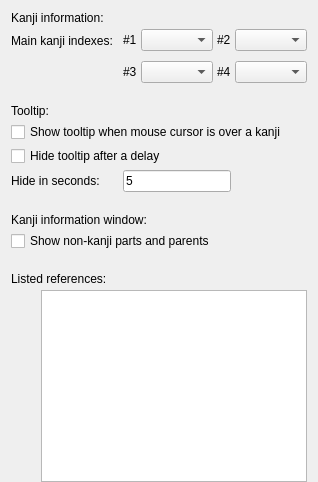
            <widget class="QWidget" name="kanjiInfoPage">
             <property name="sizePolicy">
              <sizepolicy hsizetype="Expanding" vsizetype="Expanding">
               <horstretch>0</horstretch>
               <verstretch>0</verstretch>
              </sizepolicy>
             </property>
             <layout class="QVBoxLayout" name="verticalLayout_7">
              <property name="spacing">
               <number>4</number>
              </property>
              <property name="bottomMargin">
               <number>0</number>
              </property>
              <item>
               <layout class="QFormLayout" name="formLayout_3">
                <property name="horizontalSpacing">
                 <number>10</number>
                </property>
                <property name="verticalSpacing">
                 <number>4</number>
                </property>
                <item row="1" column="0">
                 <widget class="QLabel" name="label_33">
                  <property name="text">
                   <string>Main kanji indexes:</string>
                  </property>
                 </widget>
                </item>
                <item row="1" column="1">
                 <layout class="QGridLayout" name="gridLayout_3">
                  <property name="horizontalSpacing">
                   <number>4</number>
                  </property>
                  <property name="verticalSpacing">
                   <number>10</number>
                  </property>
                  <item row="1" column="1">
                   <layout class="QHBoxLayout" name="horizontalLayout_16">
                    <property name="spacing">
                     <number>4</number>
                    </property>
                    <item>
                     <widget class="QLabel" name="label_104">
                      <property name="sizePolicy">
                       <sizepolicy hsizetype="Fixed" vsizetype="Preferred">
                        <horstretch>0</horstretch>
                        <verstretch>0</verstretch>
                       </sizepolicy>
                      </property>
                      <property name="text">
                       <string>#4</string>
                      </property>
                     </widget>
                    </item>
                    <item>
                     <widget class="QComboBox" name="kanjiRef4CBox">
                      <property name="sizePolicy">
                       <sizepolicy hsizetype="Fixed" vsizetype="Fixed">
                        <horstretch>0</horstretch>
                        <verstretch>0</verstretch>
                       </sizepolicy>
                      </property>
                     </widget>
                    </item>
                   </layout>
                  </item>
                  <item row="0" column="0">
                   <layout class="QHBoxLayout" name="horizontalLayout_9">
                    <property name="spacing">
                     <number>4</number>
                    </property>
                    <item>
                     <widget class="QLabel" name="label_23">
                      <property name="sizePolicy">
                       <sizepolicy hsizetype="Fixed" vsizetype="Preferred">
                        <horstretch>0</horstretch>
                        <verstretch>0</verstretch>
                       </sizepolicy>
                      </property>
                      <property name="text">
                       <string>#1</string>
                      </property>
                     </widget>
                    </item>
                    <item>
                     <widget class="QComboBox" name="kanjiRef1CBox">
                      <property name="sizePolicy">
                       <sizepolicy hsizetype="Fixed" vsizetype="Fixed">
                        <horstretch>0</horstretch>
                        <verstretch>0</verstretch>
                       </sizepolicy>
                      </property>
                     </widget>
                    </item>
                   </layout>
                  </item>
                  <item row="0" column="1">
                   <layout class="QHBoxLayout" name="horizontalLayout_10">
                    <property name="spacing">
                     <number>4</number>
                    </property>
                    <item>
                     <widget class="QLabel" name="label_24">
                      <property name="sizePolicy">
                       <sizepolicy hsizetype="Fixed" vsizetype="Preferred">
                        <horstretch>0</horstretch>
                        <verstretch>0</verstretch>
                       </sizepolicy>
                      </property>
                      <property name="text">
                       <string>#2</string>
                      </property>
                     </widget>
                    </item>
                    <item>
                     <widget class="QComboBox" name="kanjiRef2CBox">
                      <property name="sizePolicy">
                       <sizepolicy hsizetype="Fixed" vsizetype="Fixed">
                        <horstretch>0</horstretch>
                        <verstretch>0</verstretch>
                       </sizepolicy>
                      </property>
                     </widget>
                    </item>
                   </layout>
                  </item>
                  <item row="1" column="0">
                   <layout class="QHBoxLayout" name="horizontalLayout_11">
                    <property name="spacing">
                     <number>4</number>
                    </property>
                    <item>
                     <widget class="QLabel" name="label_36">
                      <property name="sizePolicy">
                       <sizepolicy hsizetype="Fixed" vsizetype="Preferred">
                        <horstretch>0</horstretch>
                        <verstretch>0</verstretch>
                       </sizepolicy>
                      </property>
                      <property name="text">
                       <string>#3</string>
                      </property>
                     </widget>
                    </item>
                    <item>
                     <widget class="QComboBox" name="kanjiRef3CBox">
                      <property name="sizePolicy">
                       <sizepolicy hsizetype="Fixed" vsizetype="Fixed">
                        <horstretch>0</horstretch>
                        <verstretch>0</verstretch>
                       </sizepolicy>
                      </property>
                     </widget>
                    </item>
                   </layout>
                  </item>
                 </layout>
                </item>
                <item row="2" column="1">
                 <spacer name="verticalSpacer_7">
                  <property name="orientation">
                   <enum>Qt::Vertical</enum>
                  </property>
                  <property name="sizeType">
                   <enum>QSizePolicy::Fixed</enum>
                  </property>
                  <property name="sizeHint" stdset="0">
                   <size>
                    <width>20</width>
                    <height>13</height>
                   </size>
                  </property>
                 </spacer>
                </item>
                <item row="3" column="0" colspan="2">
                 <widget class="QLabel" name="label_34">
                  <property name="text">
                   <string>Tooltip:</string>
                  </property>
                 </widget>
                </item>
                <item row="4" column="0" colspan="2">
                 <widget class="QCheckBox" name="tooltipBox">
                  <property name="sizePolicy">
                   <sizepolicy hsizetype="Fixed" vsizetype="Fixed">
                    <horstretch>0</horstretch>
                    <verstretch>0</verstretch>
                   </sizepolicy>
                  </property>
                  <property name="text">
                   <string>Show tooltip when mouse cursor is over a kanji</string>
                  </property>
                 </widget>
                </item>
                <item row="5" column="0" colspan="2">
                 <widget class="QCheckBox" name="tooltipHideBox">
                  <property name="sizePolicy">
                   <sizepolicy hsizetype="Fixed" vsizetype="Fixed">
                    <horstretch>0</horstretch>
                    <verstretch>0</verstretch>
                   </sizepolicy>
                  </property>
                  <property name="text">
                   <string>Hide tooltip after a delay</string>
                  </property>
                 </widget>
                </item>
                <item row="6" column="0">
                 <widget class="QLabel" name="label_32">
                  <property name="text">
                   <string>Hide in seconds:</string>
                  </property>
                 </widget>
                </item>
                <item row="6" column="1">
                 <widget class="ZLineEdit" name="tooltipTimeoutEdit">
                  <property name="sizePolicy">
                   <sizepolicy hsizetype="Fixed" vsizetype="Fixed">
                    <horstretch>0</horstretch>
                    <verstretch>0</verstretch>
                   </sizepolicy>
                  </property>
                  <property name="text">
                   <string>5</string>
                  </property>
                 </widget>
                </item>
                <item row="7" column="1">
                 <spacer name="verticalSpacer_8">
                  <property name="orientation">
                   <enum>Qt::Vertical</enum>
                  </property>
                  <property name="sizeType">
                   <enum>QSizePolicy::Fixed</enum>
                  </property>
                  <property name="sizeHint" stdset="0">
                   <size>
                    <width>20</width>
                    <height>13</height>
                   </size>
                  </property>
                 </spacer>
                </item>
                <item row="8" column="0" colspan="2">
                 <widget class="QLabel" name="label_35">
                  <property name="text">
                   <string>Kanji information window:</string>
                  </property>
                 </widget>
                </item>
                <item row="9" column="0" colspan="2">
                 <widget class="QCheckBox" name="kanjiPartsBox">
                  <property name="sizePolicy">
                   <sizepolicy hsizetype="Fixed" vsizetype="Fixed">
                    <horstretch>0</horstretch>
                    <verstretch>0</verstretch>
                   </sizepolicy>
                  </property>
                  <property name="text">
                   <string>Show non-kanji parts and parents</string>
                  </property>
                 </widget>
                </item>
                <item row="10" column="1">
                 <spacer name="verticalSpacer_9">
                  <property name="orientation">
                   <enum>Qt::Vertical</enum>
                  </property>
                  <property name="sizeType">
                   <enum>QSizePolicy::Fixed</enum>
                  </property>
                  <property name="sizeHint" stdset="0">
                   <size>
                    <width>20</width>
                    <height>13</height>
                   </size>
                  </property>
                 </spacer>
                </item>
                <item row="11" column="0" colspan="2">
                 <widget class="QLabel" name="label_22">
                  <property name="text">
                   <string>Listed references:</string>
                  </property>
                 </widget>
                </item>
                <item row="0" column="0" colspan="2">
                 <widget class="QLabel" name="label_100">
                  <property name="text">
                   <string>Kanji information:</string>
                  </property>
                 </widget>
                </item>
               </layout>
              </item>
              <item>
               <layout class="QHBoxLayout" name="horizontalLayout_8">
                <property name="spacing">
                 <number>4</number>
                </property>
                <item>
                 <layout class="QVBoxLayout" name="verticalLayout_2">
                  <property name="spacing">
                   <number>0</number>
                  </property>
                  <item>
                   <widget class="QToolButton" name="refUpButton">
                    <property name="icon">
                     <iconset resource="Resources/resources.qrc">
                      <normaloff>:/upmark.svg</normaloff>:/upmark.svg</iconset>
                    </property>
                    <property name="iconSize">
                     <size>
                      <width>18</width>
                      <height>18</height>
                     </size>
                    </property>
                    <property name="autoRepeat">
                     <bool>true</bool>
                    </property>
                    <property name="autoRaise">
                     <bool>true</bool>
                    </property>
                   </widget>
                  </item>
                  <item>
                   <widget class="QToolButton" name="refDownButton">
                    <property name="icon">
                     <iconset resource="Resources/resources.qrc">
                      <normaloff>:/downmark.svg</normaloff>:/downmark.svg</iconset>
                    </property>
                    <property name="iconSize">
                     <size>
                      <width>18</width>
                      <height>18</height>
                     </size>
                    </property>
                    <property name="autoRepeat">
                     <bool>true</bool>
                    </property>
                    <property name="autoRaise">
                     <bool>true</bool>
                    </property>
                   </widget>
                  </item>
                  <item>
                   <spacer name="verticalSpacer_13">
                    <property name="orientation">
                     <enum>Qt::Vertical</enum>
                    </property>
                    <property name="sizeHint" stdset="0">
                     <size>
                      <width>20</width>
                      <height>40</height>
                     </size>
                    </property>
                   </spacer>
                  </item>
                 </layout>
                </item>
                <item>
                 <widget class="ZListBox" name="refTable"/>
                </item>
               </layout>
              </item>
             </layout>
            </widget>
